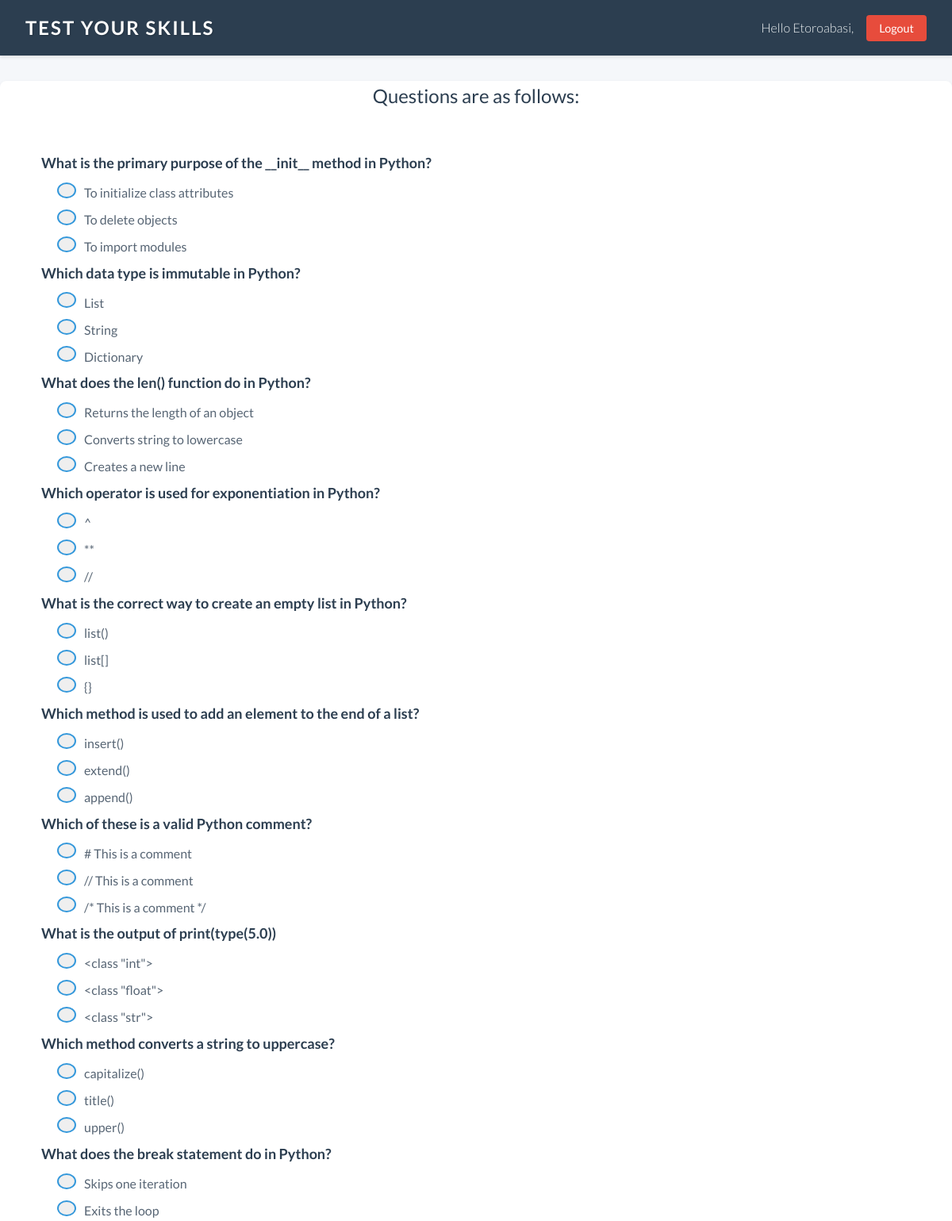
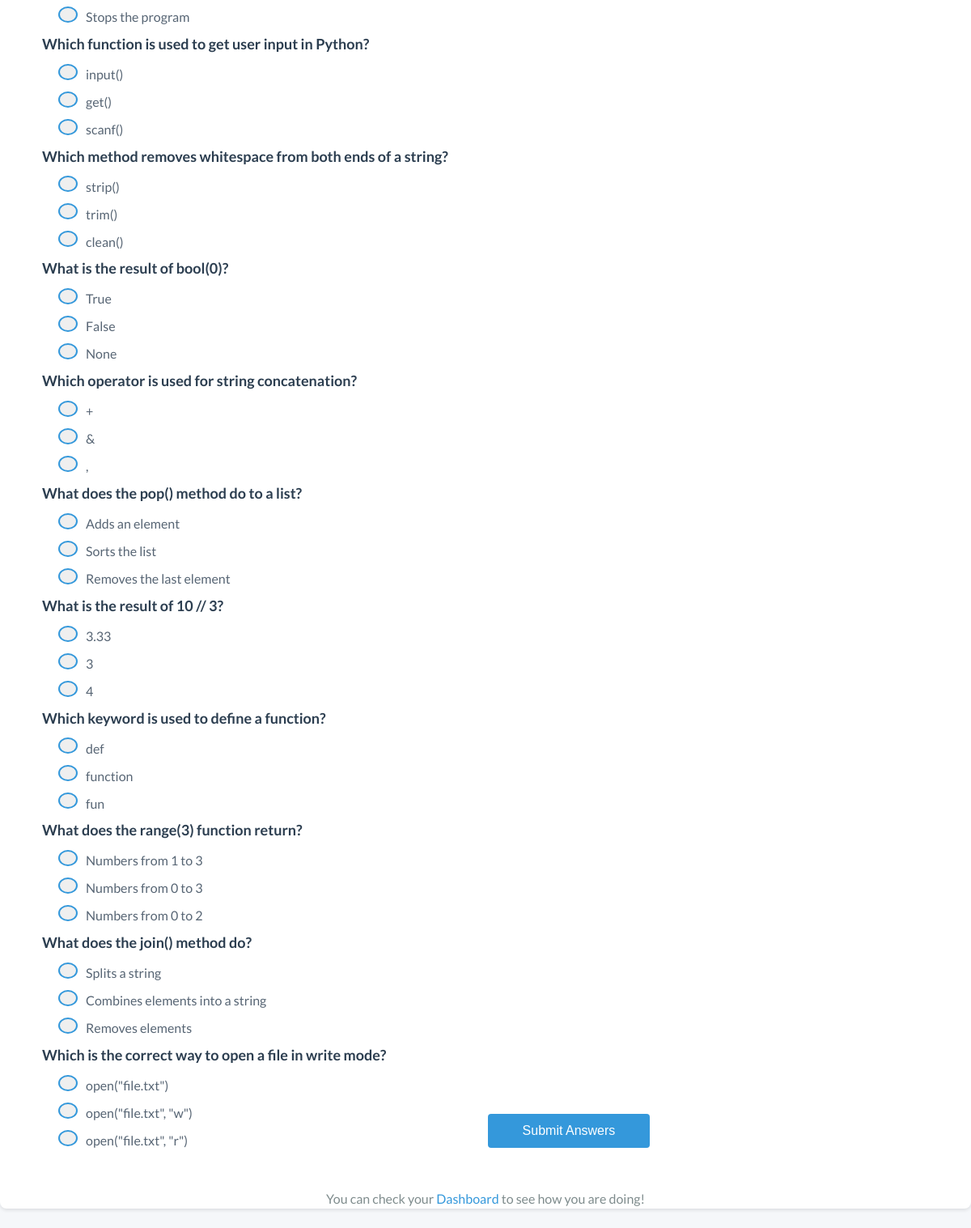
/quiz/all/ (signed in), run on the app's committed database (2 pictures, top to bottom).
### quiz/models.py (models this page shows, shortened)
class Question(models.Model):
    text = models.CharField(max_length=300)

### quiz/views.py (the view)
# urls.py: path('all/', views.all, name='all_questions'),
@login_required
def all(request):
    request.session['last_activity'] = timezone.now().isoformat()
    questions = Question.objects.all()
    if request.method == 'POST':
        form = QuestionForm(request.POST)
        if form.is_valid():
            results = []
            total_correct = 0
            for field_name, choice_id in form.cleaned_data.items():
                question_id = int(field_name.split('_')[1])
                question = Question.objects.get(id=question_id)
                choice = Choice.objects.get(id=choice_id)
                is_correct = choice.correct_answer
                if is_correct:
                    total_correct += 1
                results.append({
                    'question': question,
                    'selected_choice': choice.text,
                    'is_correct': is_correct
                })
            UserScore.objects.create(
                    user=request.user,
                    score=total_correct,
                    total_questions=questions.count()
                )
            return render(
                    request,
                    'quiz/result.html',
                    {
                        'results': results,
                        'total_correct': total_correct,
                        'total_questions': questions.count(),
                    }
                )
    else:
        form = QuestionForm()
    return render(
            request,
            'quiz/all_questions.html',
            {
                'form': form,
                'questions': questions,
            }
        )

### quiz/forms.py
class QuestionForm(forms.Form):
    def __init__(self, *args, **kwargs):
        super().__init__(*args, **kwargs)
        questions = Question.objects.all()
        for question in questions:
            field_name = f'question_{question.id}'
            choices = [(choice.id, choice.text) for choice in question.choices.all()]
            self.fields[field_name] = forms.ChoiceField(
                    label=question.text,
                    choices=choices,
                    widget=forms.RadioSelect,
                    required=True
                )

### quiz/templates/quiz/all_questions.html (shortened to what this page needs)
{% extends "quiz/base.html" %}
{% block content %}
  <div class="allquestions">
    <h2 class="quiz-title">Questions are as follows: </h2>
    <form method='POST' action="{% url 'all_questions' %}" class="quiz-form">
      {% for field in form %}
        <div class="question-container">
          <p class="question-text">{{ field.label }}</p>
          <div class="options-container">
            {{ field }}
          </div>
        </div>
      {% endfor %}
      <button type="submit" class="submit-button">Submit Answers</button>
    </form>
    <p id="todashboard" class="dashboard-link">
      You can check your <a href="{% url 'dashboard' %}">Dashboard</a> to see how you are doing!
    </p>
  </div>
{% endblock %}

### quiz/templates/quiz/base.html (shortened to what this page needs)
{% load static %}
<!DOCTYPE html>
<html>
<head>
	<link href="{% static 'css/base.css' %}" rel="stylesheet">
</head>
<body>
	<div id='header'>
    <span class="logo">Test your skills</span>
    <span class="user">
		{% if request.user.is_authenticated %}
		Hello {{ request.user.first_name|default:request.user.username }},
		<form action="{% url 'logout' %}" method="post">
			<button type="submit">Logout</button>
		</form>
		{% else %}
		<a href="{% url 'login' %}">Log-in</a>
		{% endif %}
    </span>
</div>
<div id="content">
	{% block content %}
	{% endblock %}
</div>
</body>
</html>

### quiz/static/css/base.css (style rules this page uses)
html, body, div, span, applet, object, iframe, h1, h2, h3, h4, h5, h6, p, blockquote, pre, a, abbr, acronym, address, big, cite, code, del, dfn, em, img, ins, kbd, q, s, samp, small, strike, strong, sub, sup, tt, var, b, u, i, center, dl, dt, dd, ol, ul, li, fieldset, form, label, legend, table, caption, tbody, tfoot, thead, tr, th, td, article, aside, canvas, details, embed, figure, figcaption, footer, header, hgroup, menu, nav, output, ruby, section, summary, time, mark, audio, video { margin: 0; padding: 0; border: 0; font-size: 100%; font: inherit; vertical-align: baseline; }
body { line-height: 1; }
form { overflow:auto; }
form p { width:100%; overflow:auto; }
label { float:left; clear:both; color:#333; margin-bottom:4px; }
input, textarea { clear:both; float:left; margin:0 0 10px; background:#efefef; border:0; padding:6px 10px; font-size:14px; }
.quiz-title { color: #2c3e50; font-size: 24px; margin-bottom: 30px; text-align: center; }
.question-container { margin-bottom: 30px; padding: 20px; border-radius: 8px; }
.question-text { color: #34495e; font-size: 18px; font-weight: 600; margin-bottom: 15px; }
.options-container { margin-left: 20px; }
.options-container input[type="radio"] { margin-right: 10px; width: 18px; height: 18px; cursor: pointer; }
.options-container label { color: #576574; font-size: 16px; cursor: pointer; display: flex; align-items: center; }
.submit-button { background-color: #3498db; color: white; padding: 12px 24px; border: none; border-radius: 4px; font-size: 16px; cursor: pointer; margin-top: 20px; display: block; width: 200px; margin: 30px auto; transition: background-color 0.3s ease; }
.dashboard-link { text-align: center; margin-top: 20px; color: #7f8c8d; }
.dashboard-link a { color: #3498db; text-decoration: none; }
.options-container input[type="radio"] { -webkit-appearance: none; -moz-appearance: none; appearance: none; border: 2px solid #3498db; border-radius: 50%; width: 20px; height: 20px; margin-right: 10px; position: relative; top: 2px; }
* { margin: 0; padding: 0; box-sizing: border-box; }
body { font-family: 'Lato', sans-serif; line-height: 1.6; background-color: #f5f7fa; color: #2c3e50; min-height: 100vh; }
#header { background-color: #2c3e50; color: #ecf0f1; padding: 1rem 2rem; display: flex; justify-content: space-between; align-items: center; box-shadow: 0 2px 4px rgba(0,0,0,0.1); position: sticky; top: 0; z-index: 1000; }
.logo { font-size: 1.5rem; font-weight: 700; color: #ffffff; text-transform: uppercase; letter-spacing: 2px; text-shadow: 1px 1px 2px rgba(0, 0, 0, 0.2); }
.user { display: flex; align-items: center; gap: 1rem; font-weight: 300; }
.user form { display: inline; }
.user button { background-color: #e74c3c; color: white; border: none; padding: 0.5rem 1rem; border-radius: 4px; cursor: pointer; font-family: 'Lato', sans-serif; font-size: 0.9rem; transition: background-color 0.3s ease; }
#content { max-width: 1200px; margin: 2rem auto; padding: 0 2rem; background-color: white; border-radius: 8px; box-shadow: 0 2px 4px rgba(0,0,0,0.1); min-height: calc(100vh - 180px); }
.logo { animation: logoGlow 3s infinite; }
.question-text { font-weight: 600; color: #2c3e50; margin-bottom: 0.5rem; }

### data on the page
Question: label "What is the primary purpose of the __init__ method in Python?"
Question: label "Which data type is immutable in Python?"
Question: label "What does the len() function do in Python?"
Question: label "Which operator is used for exponentiation in Python?"
Question: label "What is the correct way to create an empty list in Python?"
Question: label "Which method is used to add an element to the end of a list?"
Question: label "Which of these is a valid Python comment?"
Question: label "What is the output of print(type(5.0))"
Question: label "Which method converts a string to uppercase?"
Question: label "What does the break statement do in Python?"
Question: label "Which function is used to get user input in Python?"
Question: label "Which method removes whitespace from both ends of a string?"
Question: label "What is the result of bool(0)?"
Question: label "Which operator is used for string concatenation?"
Question: label "What does the pop() method do to a list?"
Question: label "What is the result of 10 // 3?"
Question: label "Which keyword is used to define a function?"
Question: label "What does the range(3) function return?"
Question: label "What does the join() method do?"
Question: label "Which is the correct way to open a file in write mode?"

### other printed values
{{ request.user.first_name|default:request.user.username }} "Etoroabasi"
